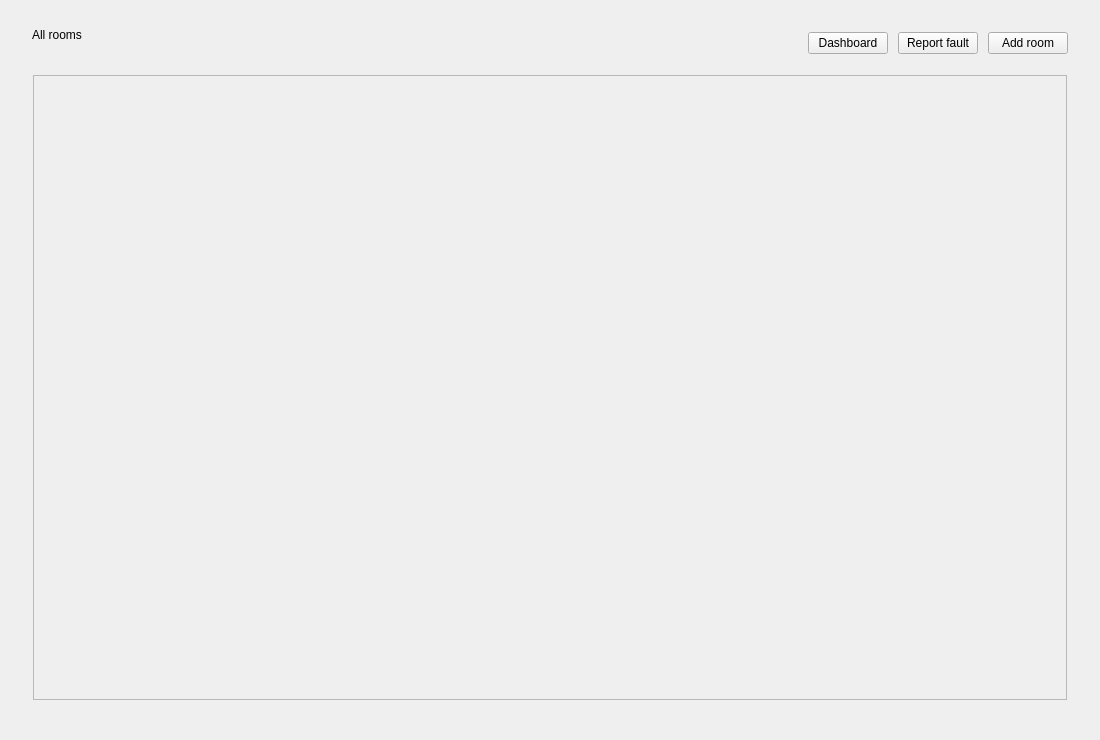
<?xml version="1.0" encoding="UTF-8"?>
<ui version="4.0">
 <class>Form</class>
 <widget class="QWidget" name="Form">
  <property name="geometry">
   <rect>
    <x>0</x>
    <y>0</y>
    <width>1100</width>
    <height>740</height>
   </rect>
  </property>
  <layout class="QVBoxLayout" name="page_layout">
   <property name="spacing">
    <number>16</number>
   </property>
   <property name="leftMargin">
    <number>32</number>
   </property>
   <property name="topMargin">
    <number>28</number>
   </property>
   <property name="rightMargin">
    <number>32</number>
   </property>
   <property name="bottomMargin">
    <number>32</number>
   </property>
   <item>
    <layout class="QHBoxLayout" name="toolbar_layout">
     <property name="spacing">
      <number>10</number>
     </property>
     <item>
      <layout class="QVBoxLayout" name="toolbar_title_layout">
       <property name="spacing">
        <number>2</number>
       </property>
       <item>
        <widget class="QLabel" name="title_label">
         <property name="text">
          <string>All rooms</string>
         </property>
         <property name="role" stdset="0">
          <string>h2</string>
         </property>
        </widget>
       </item>
       <item>
        <widget class="QLabel" name="rooms_count_label">
         <property name="text">
          <string/>
         </property>
         <property name="role" stdset="0">
          <string>muted</string>
         </property>
        </widget>
       </item>
      </layout>
     </item>
     <item>
      <spacer name="toolbar_spacer">
       <property name="orientation">
        <enum>Qt::Horizontal</enum>
       </property>
       <property name="sizeHint" stdset="0">
        <size>
         <width>40</width>
         <height>20</height>
        </size>
       </property>
      </spacer>
     </item>
     <item>
      <widget class="QPushButton" name="home_btn">
       <property name="cursor">
        <cursorShape>PointingHandCursor</cursorShape>
       </property>
       <property name="text">
        <string>Dashboard</string>
       </property>
       <property name="variant" stdset="0">
        <string>ghost</string>
       </property>
      </widget>
     </item>
     <item>
      <widget class="QPushButton" name="new_fault_btn">
       <property name="cursor">
        <cursorShape>PointingHandCursor</cursorShape>
       </property>
       <property name="text">
        <string>Report fault</string>
       </property>
      </widget>
     </item>
     <item>
      <widget class="QPushButton" name="new_room_btn">
       <property name="cursor">
        <cursorShape>PointingHandCursor</cursorShape>
       </property>
       <property name="text">
        <string>Add room</string>
       </property>
       <property name="variant" stdset="0">
        <string>primary</string>
       </property>
      </widget>
     </item>
    </layout>
   </item>
   <item>
    <layout class="QHBoxLayout" name="filters_layout">
     <property name="spacing">
      <number>8</number>
     </property>
    </layout>
   </item>
   <item>
    <widget class="QFrame" name="table_card">
     <property name="card" stdset="0">
      <string>true</string>
     </property>
     <layout class="QVBoxLayout" name="table_card_layout">
      <property name="spacing">
       <number>0</number>
      </property>
      <property name="leftMargin">
       <number>1</number>
      </property>
      <property name="topMargin">
       <number>1</number>
      </property>
      <property name="rightMargin">
       <number>1</number>
      </property>
      <property name="bottomMargin">
       <number>8</number>
      </property>
      <item>
       <layout class="QVBoxLayout" name="table_header_layout">
        <property name="spacing">
         <number>0</number>
        </property>
       </layout>
      </item>
      <item>
       <widget class="QScrollArea" name="rooms_scrollArea">
        <property name="horizontalScrollBarPolicy">
         <enum>Qt::ScrollBarAlwaysOff</enum>
        </property>
        <property name="widgetResizable">
         <bool>true</bool>
        </property>
        <widget class="QWidget" name="scrollAreaWidgetContents_rooms">
         <property name="geometry">
          <rect>
           <x>0</x>
           <y>0</y>
           <width>1034</width>
           <height>560</height>
          </rect>
         </property>
         <layout class="QVBoxLayout" name="verticalLayout">
          <property name="spacing">
           <number>0</number>
          </property>
          <property name="leftMargin">
           <number>0</number>
          </property>
          <property name="topMargin">
           <number>0</number>
          </property>
          <property name="rightMargin">
           <number>0</number>
          </property>
          <property name="bottomMargin">
           <number>0</number>
          </property>
          <item>
           <layout class="QVBoxLayout" name="rooms_widget">
            <property name="spacing">
             <number>0</number>
            </property>
           </layout>
          </item>
          <item>
           <spacer name="rooms_bottom_spacer">
            <property name="orientation">
             <enum>Qt::Vertical</enum>
            </property>
            <property name="sizeHint" stdset="0">
             <size>
              <width>20</width>
              <height>40</height>
             </size>
            </property>
           </spacer>
          </item>
         </layout>
        </widget>
       </widget>
      </item>
     </layout>
    </widget>
   </item>
  </layout>
 </widget>
 <resources/>
 <connections/>
</ui>
